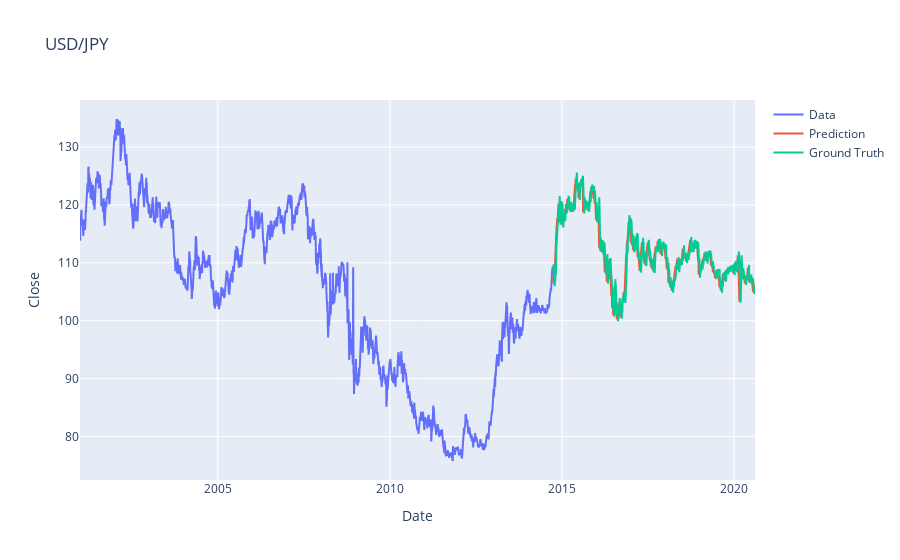

Here is the notebook cell this chart was saved with:
### Code cell
prediction = model.predict_generator(test_generator)

close_train = close_train.reshape((-1))
close_test = close_test.reshape((-1))
prediction = prediction.reshape((-1))

trace1 = go.Scatter(
    x = date_train,
    y = close_train,
    mode = 'lines',
    name = 'Data'
)
trace2 = go.Scatter(
    x = date_test,
    y = prediction,
    mode = 'lines',
    name = 'Prediction'
)
trace3 = go.Scatter(
    x = date_test,
    y = close_test,
    mode='lines',
    name = 'Ground Truth'
)
layout = go.Layout(
    title = "USD/JPY",
    xaxis = {'title' : "Date"},
    yaxis = {'title' : "Close"}
)
fig = go.Figure(data=[trace1, trace2, trace3], layout=layout)
fig.show()

### Figure 1 — Plotly figure (JSON) as saved in the notebook; plotly's stock layout.template omitted (floating-point values rounded to 4 significant figures; data arrays with more than 128 entries replaced by an {"elided": "..."} marker saying what was removed)
{"data": [{"mode": "lines", "name": "Data", "type": "scatter", "x": {"elided": "3560 str values"}, "y": {"elided": "3560 float values"}}, {"mode": "lines", "name": "Prediction", "type": "scatter", "x": {"elided": "1527 str values"}, "y": {"elided": "1517 float values"}}, {"mode": "lines", "name": "Ground Truth", "type": "scatter", "x": {"elided": "1527 str values"}, "y": {"elided": "1527 float values"}}], "layout": {"title": {"text": "USD/JPY"}, "xaxis": {"title": {"text": "Date"}}, "yaxis": {"title": {"text": "Close"}}}}
